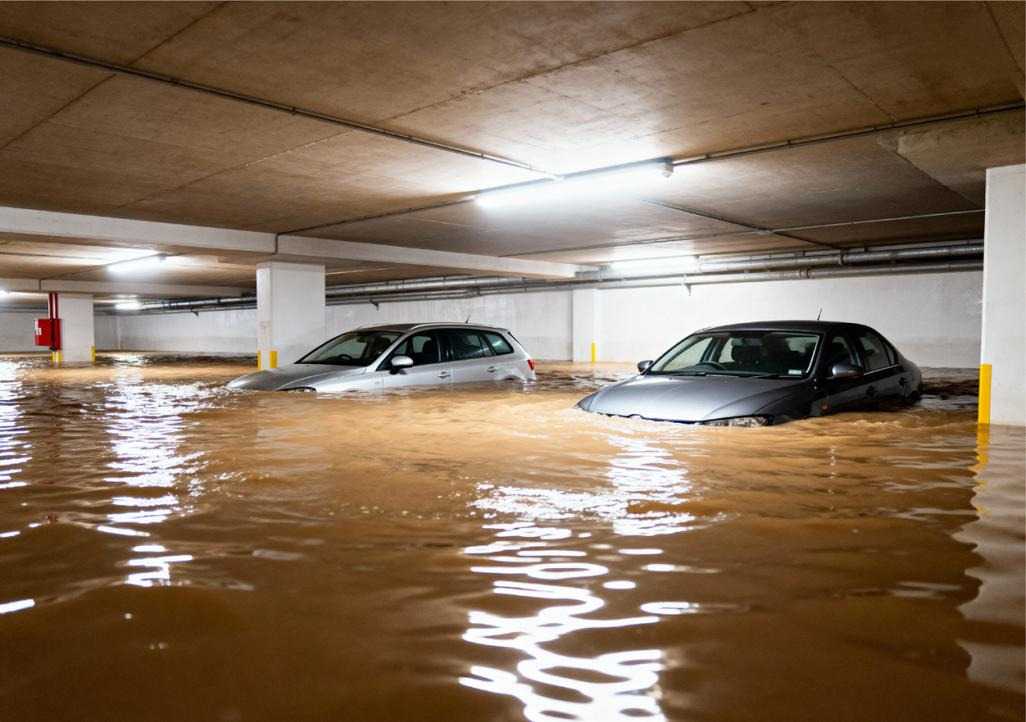
#> input picture testset/real/real_flood_damage_01.jpg, 1026 x 722 px, given in place of real, which was not available
$ python make_test_video.py --images ../testset/real
#> lines starting #> are read from the running program, lines starting #| are printed output that depends on the picture; pictures that were not available may be replaced by others from this repository, and a replacement may not be noted
#!/usr/bin/env python3
"""Build a short MP4 test clip for the video channel demo.

The competition set contains NO videos, so the video path cannot be validated on
label data. This script synthesises a clip from given stills purely to exercise
the video pipeline (uniform frame sampling -> per-frame scoring -> aggregation).

It is a PIPELINE SMOKE TEST, not a benchmark result, and outputs are labelled as
such in reports.

Usage:
  python scripts/make_test_video.py --images data/images/001.png data/images/057.png \
      --out demo_assets/smoke_test.mp4 --seconds 4 --fps 8
"""
from __future__ import annotations

import argparse
from pathlib import Path

import cv2
import numpy as np


def load_resized(path: str, size=(640, 640)) -> np.ndarray:
#> called with path = '../testset/real', size = (640, 640)
    img = cv2.imread(path, cv2.IMREAD_COLOR)
#> img is the input picture: shape (722, 1026, 3); mean B, G, R 89.9, 110.5, 131.9
    if img is None:
        raise SystemExit(f"cannot read {path}")
    h, w = img.shape[:2]
#> h = 722; w = 1026
    s = min(size[0] / w, size[1] / h)
#> s = 0.624
    return cv2.resize(img, (max(2, int(w * s)), max(2, int(h * s))), interpolation=cv2.INTER_AREA)


def main():
    ap = argparse.ArgumentParser()
    ap.add_argument("--images", nargs="+", required=True)
    ap.add_argument("--out", default="demo_assets/smoke_test.mp4")
    ap.add_argument("--seconds", type=float, default=4.0)
    ap.add_argument("--fps", type=int, default=8)
    ap.add_argument("--canvas", type=int, default=640)
    args = ap.parse_args()

    frames_src = [load_resized(p, (args.canvas, args.canvas)) for p in args.images]
#> frames_src = 1 item
    n_frames = max(2, int(args.seconds * args.fps))
    H = W = args.canvas

    def place(img):
        canvas = np.full((H, W, 3), 245, np.uint8)
        h, w = img.shape[:2]
        y, x = (H - h) // 2, (W - w) // 2
        canvas[y:y + h, x:x + w] = img
        return canvas

    out_path = Path(args.out)
    out_path.parent.mkdir(parents=True, exist_ok=True)
    vw = cv2.VideoWriter(str(out_path), cv2.VideoWriter_fourcc(*"mp4v"), args.fps, (W, H))
    if not vw.isOpened():
        raise SystemExit("VideoWriter could not open (codec unavailable)")

    per = max(1, n_frames // len(frames_src))
#> per = 32
    written = 0
    for img in frames_src:
        base = place(img)
        for i in range(per):
            # slight linear brightness drift so temporal aggregation is non-trivial
            f = base.astype(np.float32) * (1.0 + 0.03 * (i / max(1, per - 1)) - 0.015)
            vw.write(np.clip(f, 0, 255).astype(np.uint8))
            written += 1
#> this loop made 1 pass
#> (h in place, w in place, y in place, x in place) on pass 1: (450, 640, 95, 0)
#> pass 1, in main, `base = place(img)`:
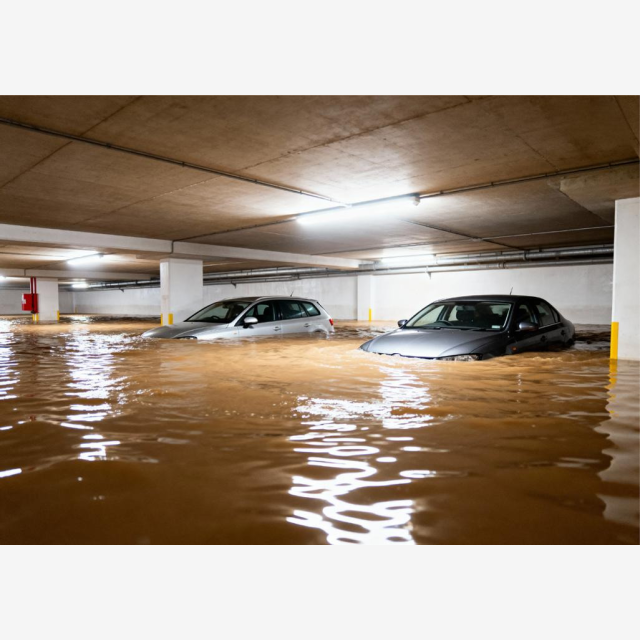
#> base: shape (640, 640, 3); mean of channels 0, 1, 2 136, 150.4, 165.5; drawn as B, G, R
#> after the loop, written = 32
    vw.release()
    print(f"[out] {out_path}  frames={written}  fps={args.fps}  ~{written/args.fps:.1f}s")
#| [out] demo_assets/smoke_test.mp4  frames=32  fps=8  ~4.0s
    print("[note] synthetic pipeline smoke test - NOT a benchmark sample")


if __name__ == "__main__":
    main()

$ run again, on testset/real/real_flood_damage_02.jpg
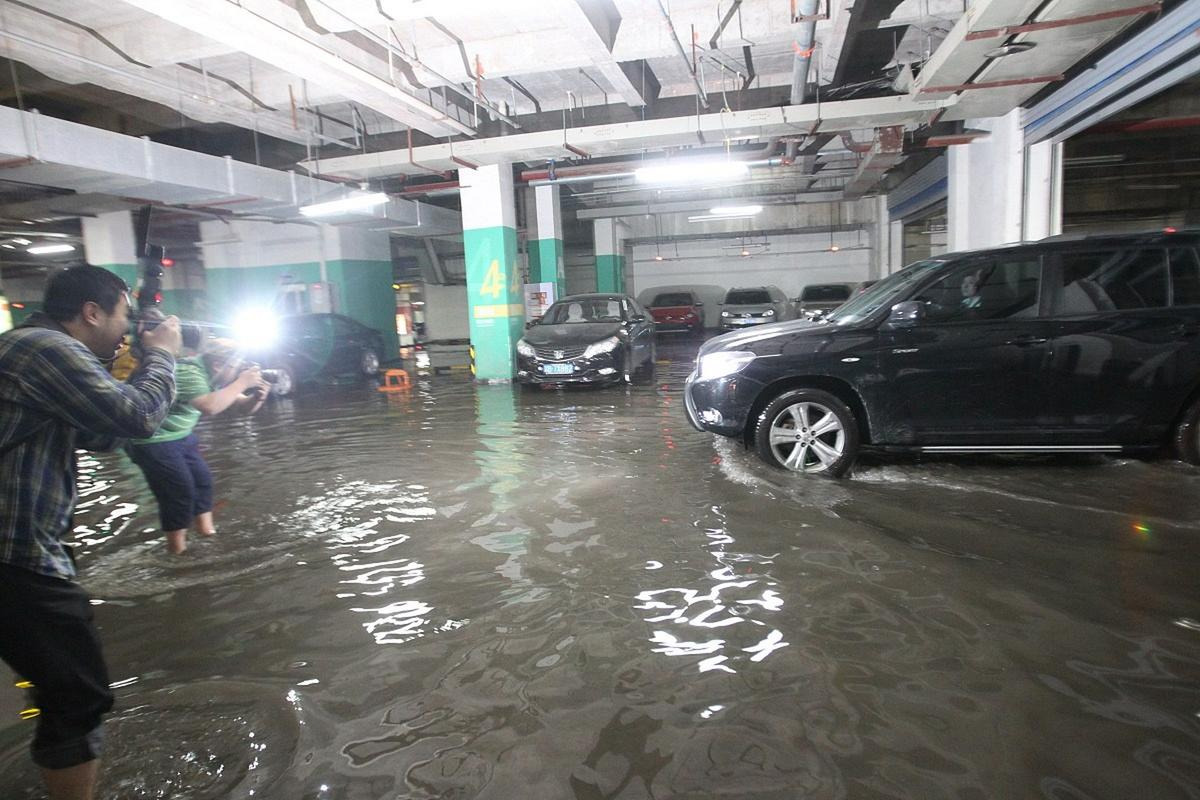
#> input picture testset/real/real_flood_damage_02.jpg, 1200 x 800 px, given in place of real, which was not available
#> in load_resized, img is the input picture: shape (800, 1200, 3); mean B, G, R 114.6, 116.2, 115.5
#> frames_src = 1 item
#> per = 32
#> the loop in main, `for img in frames_src:` made 1 pass
#> (h in place, w in place, y in place, x in place) on pass 1: (426, 640, 107, 0)
#> pass 1, in main, `base = place(img)`:
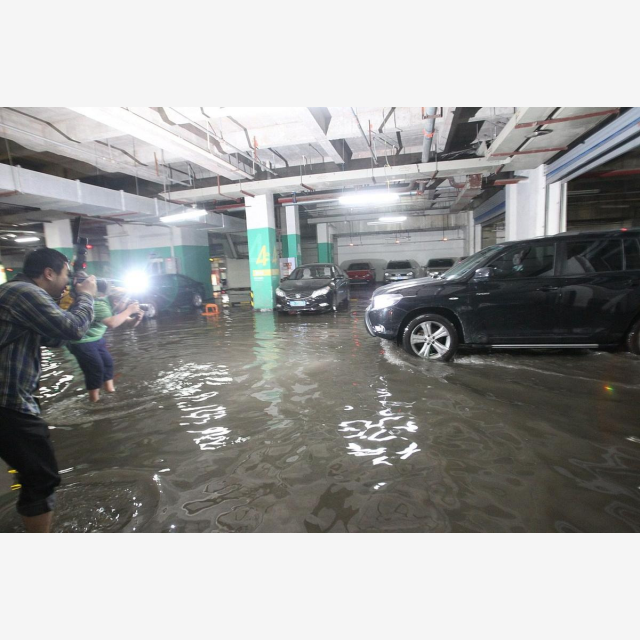
#> base: shape (640, 640, 3); mean of channels 0, 1, 2 158.2, 159.3, 158.8; drawn as B, G, R
#| [out] demo_assets/smoke_test.mp4  frames=32  fps=8  ~4.0s

$ run again, on testset/real/real_flood_damage_03.jpg
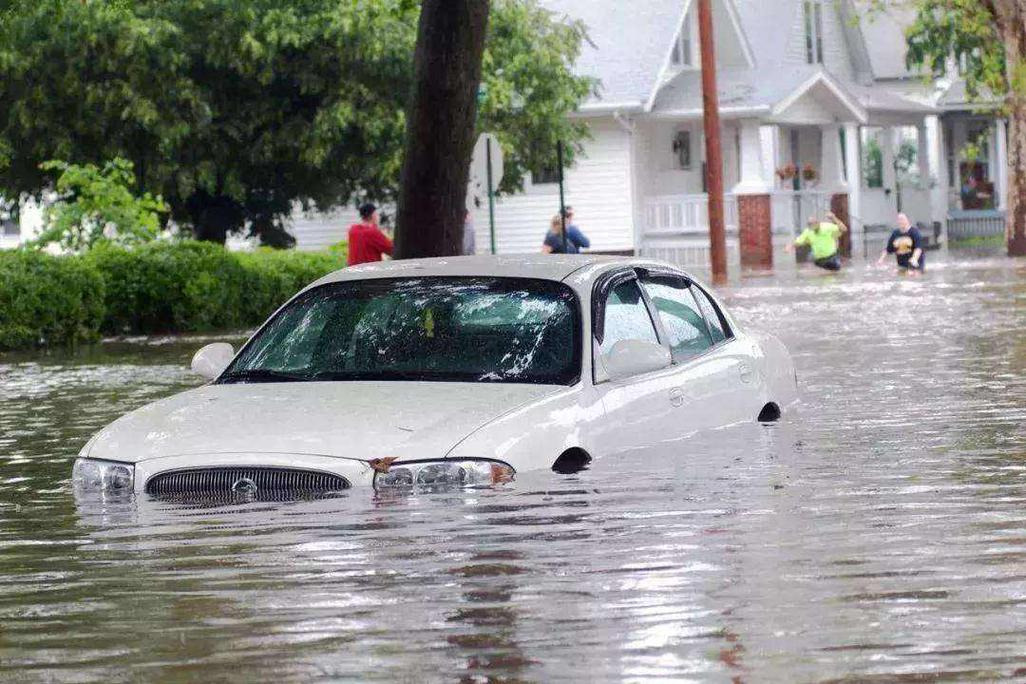
#> input picture testset/real/real_flood_damage_03.jpg, 1026 x 684 px, given in place of real, which was not available
#> in load_resized, img is the input picture: shape (684, 1026, 3); mean B, G, R 134.4, 138.7, 137.3
#> frames_src = 1 item
#> per = 32
#> the loop in main, `for img in frames_src:` made 1 pass
#> (h in place, w in place, y in place, x in place) on pass 1: (426, 640, 107, 0)
#> pass 1, in main, `base = place(img)`:
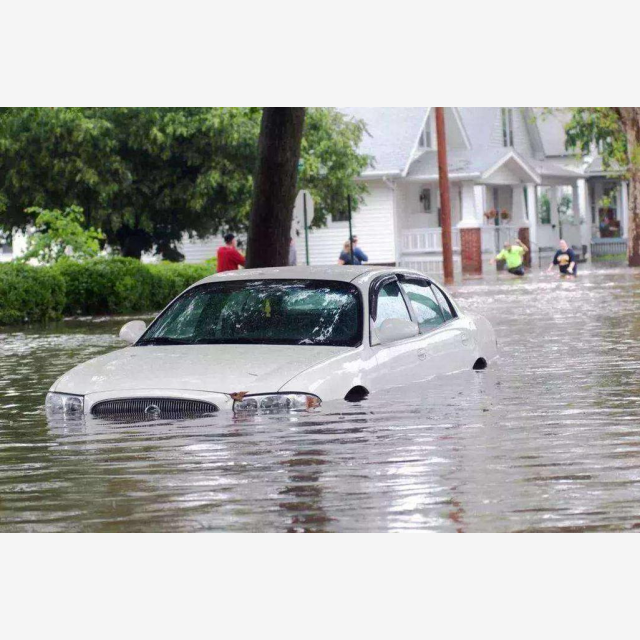
#> base: shape (640, 640, 3); mean of channels 0, 1, 2 171.4, 174.2, 173.3; drawn as B, G, R
#| [out] demo_assets/smoke_test.mp4  frames=32  fps=8  ~4.0s
